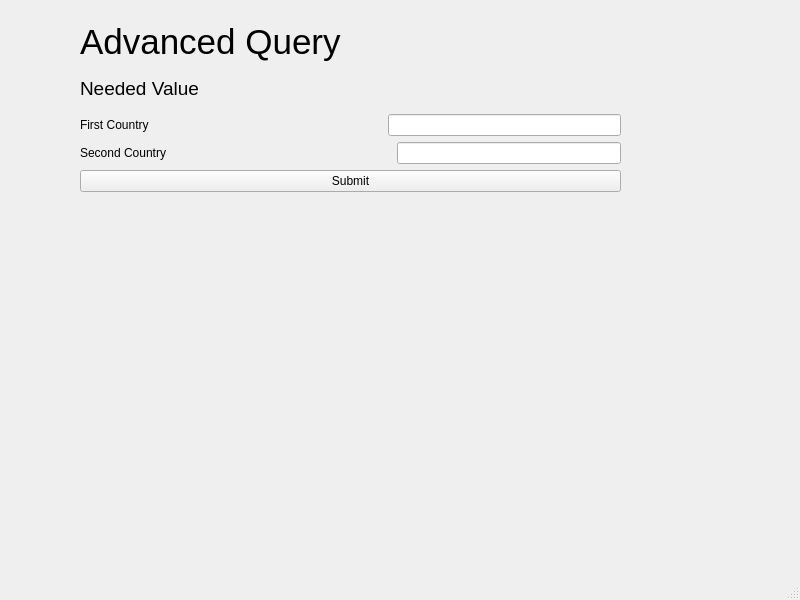
<?xml version="1.0" encoding="UTF-8"?>
<ui version="4.0">
 <class>MainWindow</class>
 <widget class="QMainWindow" name="MainWindow">
  <property name="geometry">
   <rect>
    <x>0</x>
    <y>0</y>
    <width>800</width>
    <height>600</height>
   </rect>
  </property>
  <property name="windowTitle">
   <string>MainWindow</string>
  </property>
  <widget class="QWidget" name="centralwidget">
   <widget class="QWidget" name="layoutWidget">
    <property name="geometry">
     <rect>
      <x>80</x>
      <y>21</y>
      <width>541</width>
      <height>171</height>
     </rect>
    </property>
    <layout class="QGridLayout" name="gridLayout">
     <item row="0" column="0">
      <widget class="QLabel" name="AdvancedQueryTitle">
       <property name="font">
        <font>
         <pointsize>26</pointsize>
        </font>
       </property>
       <property name="text">
        <string>Advanced Query </string>
       </property>
      </widget>
     </item>
     <item row="1" column="0">
      <widget class="QLabel" name="NeededValueTitle">
       <property name="font">
        <font>
         <pointsize>14</pointsize>
        </font>
       </property>
       <property name="text">
        <string>Needed Value</string>
       </property>
      </widget>
     </item>
     <item row="2" column="0">
      <layout class="QHBoxLayout" name="horizontalLayout">
       <item>
        <widget class="QLabel" name="uiAdvancedInput1">
         <property name="text">
          <string>First Country</string>
         </property>
        </widget>
       </item>
       <item>
        <spacer name="horizontalSpacer">
         <property name="orientation">
          <enum>Qt::Horizontal</enum>
         </property>
         <property name="sizeHint" stdset="0">
          <size>
           <width>40</width>
           <height>20</height>
          </size>
         </property>
        </spacer>
       </item>
       <item>
        <widget class="QLineEdit" name="uiInput1">
         <property name="text">
          <string/>
         </property>
        </widget>
       </item>
      </layout>
     </item>
     <item row="3" column="0">
      <layout class="QHBoxLayout" name="horizontalLayout_2">
       <item>
        <widget class="QLabel" name="uiAdvancedInput2">
         <property name="text">
          <string>Second Country</string>
         </property>
        </widget>
       </item>
       <item>
        <spacer name="horizontalSpacer_2">
         <property name="orientation">
          <enum>Qt::Horizontal</enum>
         </property>
         <property name="sizeHint" stdset="0">
          <size>
           <width>40</width>
           <height>20</height>
          </size>
         </property>
        </spacer>
       </item>
       <item>
        <widget class="QLineEdit" name="uiInput2">
         <property name="text">
          <string/>
         </property>
        </widget>
       </item>
      </layout>
     </item>
     <item row="4" column="0">
      <widget class="QPushButton" name="uiSubmitAdvanced">
       <property name="text">
        <string>Submit</string>
       </property>
      </widget>
     </item>
    </layout>
   </widget>
  </widget>
  <widget class="QMenuBar" name="menubar">
   <property name="geometry">
    <rect>
     <x>0</x>
     <y>0</y>
     <width>800</width>
     <height>21</height>
    </rect>
   </property>
  </widget>
  <widget class="QStatusBar" name="statusbar"/>
 </widget>
 <resources/>
 <connections/>
</ui>
